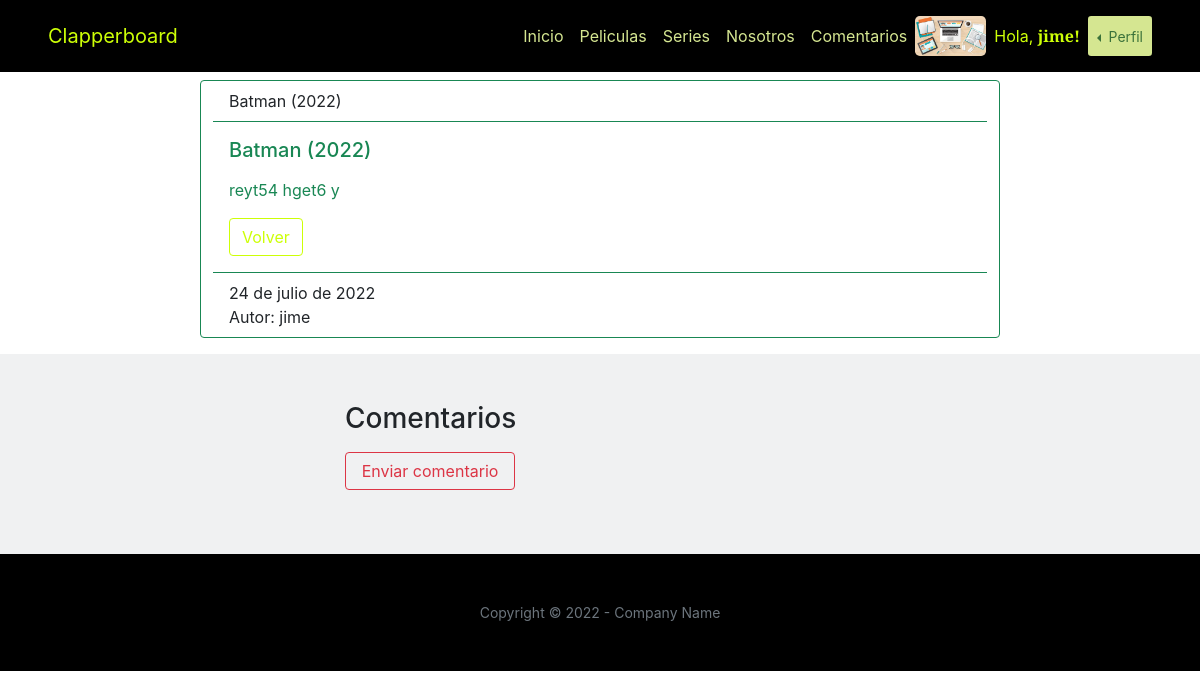
/peliculas/1/ (signed in), run on the app's committed database.
### clapperboardApp/models.py (models this page shows, shortened)
class Avatar(models.Model):
    usuario = models.OneToOneField(User, primary_key=True, on_delete=models.CASCADE)
    imagen = models.ImageField(upload_to='avatar/', blank=True)

class Pelicula(models.Model):
    titulo = models.CharField(max_length=50)
    subtitulo= models.CharField(max_length=100)
    descripcion = models.CharField(max_length=300)
    imagen = models.ImageField(upload_to='peliculas', blank=True, null=True)
    fecha_publicacion = models.DateField(auto_now_add=True)
    usuario = models.ForeignKey(User, null=True, blank=True, on_delete=models.SET_NULL, editable=False)
    class Meta:
        ordering = ["-fecha_publicacion"]

### clapperboardApp/views.py (the view)
class PeliculaDetalle(LoginRequiredMixin,DetailView):
    model = Pelicula
    template_name = "clapperboardApp/pelicula_detalle.html"
    context_object_name = "pelicula"

### clapperboardApp/templates/clapperboardApp/pelicula_detalle.html (shortened to what this page needs)
{% extends 'clapperboardApp/base.html' %}
{% load static %}
{% load crispy_forms_tags %}
{% block contenidoPagina %}
    <body class="display: flex flex-direction: column">
        <div class="row d-flex justify-content-center">
            <div class="card border-success my-2 mb-3" style="max-width: 50rem;">
                <div class="card-header bg-transparent border-success">{{pelicula.titulo}}</div>
                <div class="card-body text-success">
                <h5 class="card-title"> {{pelicula.titulo}}</h5>
                <p class="card-text"> {{pelicula.descripcion | safe}} </p>
                <a href="{% url 'peliculas' %}" class="btn btn-outline-success">Volver</a>
                </div>
                <div class="card-footer bg-transparent border-success">{{pelicula.fecha_publicacion}} <br>  Autor: {{pelicula.usuario}} </div>
            </div>
        </div>
    </body>
    <section class="bg-secondary bg-opacity-10 py-5">
        <div class="container px-5">
            <div class="row gx-6 justify-content-center">
                <div class="col-lg-6">
                    <h3>Comentarios</h3>
                    <form action="" method="post">
                        <button class="btn btn-outline-danger my-3 d-grid gap-2 col-4" type="submit">Enviar comentario</button>
                    </form>
                </div>
            </div>
        </div>
    </section>
{% endblock %}

### clapperboardApp/templates/clapperboardApp/base.html (shortened to what this page needs)
{% load static %}
<!DOCTYPE html>
<html lang="es">
    <head>
        <link href="https://cdn.jsdelivr.net/npm/bootstrap-icons@1.5.0/font/bootstrap-icons.css" rel="stylesheet" />
        <link href="https://cdnjs.cloudflare.com/ajax/libs/SimpleLightbox/2.1.0/simpleLightbox.min.css" rel="stylesheet" />
        <link href="{% static 'css/styles.css' %}" rel="stylesheet" />
    </head>
    <body id="page-top">
        <nav class="navbar navbar-expand-lg navbar-dark bg-black py-3">
            <div class="container-fluid px-4 px-lg-5">
                <a class="navbar-brand" href="{% url 'inicio' %}"> <span style="color: rgb(205, 255, 7);"> Clapperboard </span></a>
                <div class="collapse navbar-collapse" id="navbarTogglerDemo02">
                    <ul class="navbar-nav ms-auto my-2 my-lg-0">
                        <li class="nav-item"><a class="nav-link" href="{% url 'inicio' %}"><span style="color: #d5e691"> Inicio </span></a></li>
                        <li class="nav-item"><a class="nav-link" href="{% url 'peliculas' %}"><span style="color: #d5e691"> Peliculas </span></a></li>
                        <li class="nav-item"><a class="nav-link" href="{% url 'series' %}"><span style="color: #d5e691"> Series </span></a></li>
                        <li class="nav-item"><a class="nav-link" href="{% url 'about' %}"><span style="color: #d5e691"> Nosotros </span></a></li>
                        <li class="nav-item"><a class="nav-link" href="{% url 'comentarios' %}"><span style="color: #d5e691"> Comentarios </span></a></li>
                        {% if user.is_authenticated %}
                            {% if user.avatar.imagen %}
                                <img class="rounded-3" src=" {{ user.avatar.imagen.url }} " alt="" srcset="" style="height: 40px;">
                            {% else %}
                                <img class="rounded-3" src=" /media/avatar/generica.jpg " alt="" srcset="" style="height: 40px;">
                            {% endif %}
                            <li class="nav-item"> <p class="text my-2 mx-2" style="color: #cdff07;">  Hola, <b>{{user.username}}!</b></p></li>
                            <div class="btn-group dropstart">
                                <button class="btn btn-sm dropdown-toggle" style="background-color: #d5e691" type="button" data-bs-toggle="dropdown" aria-expanded="false">
                                Perfil
                                </button>
                            </div>
                        {% else %}
                            <li class="nav-item"><a class="btn btn-outline-secondary mx-2" style="color: #cdff07;" href="{% url 'login' %}">Iniciar Sesión</a></li>
                            <li class="nav-item"><a class="btn btn-outline-secondary mx-2" style="color: #cdff07;" href="{% url 'register' %}">Registrarse</a></li>
                        {% endif %}
                    </ul>
                </div>
            </div>
        </nav>
        {% block contenidoPagina %}
        {% endblock %}
        <footer class="bg-black py-5">
            <div class="container px-4 px-lg-5"><div class="small text-center text-muted">Copyright &copy; 2022 - Company Name</div></div>
        </footer>
    </body>
</html>

### data on the page
Pelicula: titulo "Batman (2022)", descripcion "reyt54 hget6 y", fecha_publicacion "24 de julio de 2022", usuario "jime"

### other printed values
{{ user.username }} "jime"
